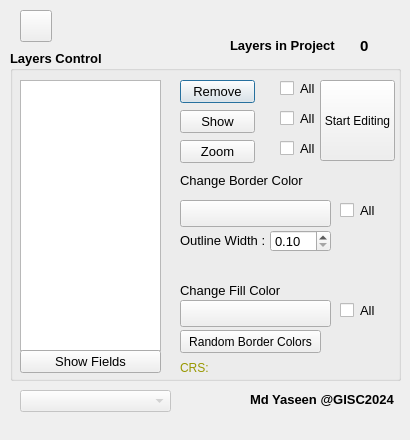
<?xml version="1.0" encoding="UTF-8"?>
<ui version="4.0">
 <class>giscDialogBase</class>
 <widget class="QDialog" name="giscDialogBase">
  <property name="geometry">
   <rect>
    <x>0</x>
    <y>0</y>
    <width>410</width>
    <height>440</height>
   </rect>
  </property>
  <property name="minimumSize">
   <size>
    <width>410</width>
    <height>440</height>
   </size>
  </property>
  <property name="maximumSize">
   <size>
    <width>590</width>
    <height>440</height>
   </size>
  </property>
  <property name="windowTitle">
   <string>Fill To Outline Symbol(Gis Consortium India Pvt Ltd.(@Yaseen)</string>
  </property>
  <property name="windowIcon">
   <iconset>
    <normaloff>comp.png</normaloff>comp.png</iconset>
  </property>
  <property name="windowOpacity">
   <double>1.000000000000000</double>
  </property>
  <property name="sizeGripEnabled">
   <bool>false</bool>
  </property>
  <property name="modal">
   <bool>false</bool>
  </property>
  <widget class="QLabel" name="labelLayerCount">
   <property name="geometry">
    <rect>
     <x>360</x>
     <y>30</y>
     <width>41</width>
     <height>31</height>
    </rect>
   </property>
   <property name="font">
    <font>
     <pointsize>11</pointsize>
     <weight>75</weight>
     <bold>true</bold>
    </font>
   </property>
   <property name="text">
    <string>0</string>
   </property>
  </widget>
  <widget class="QLabel" name="label1">
   <property name="geometry">
    <rect>
     <x>230</x>
     <y>30</y>
     <width>111</width>
     <height>31</height>
    </rect>
   </property>
   <property name="font">
    <font>
     <pointsize>10</pointsize>
     <weight>75</weight>
     <bold>true</bold>
    </font>
   </property>
   <property name="text">
    <string>Layers in Project</string>
   </property>
  </widget>
  <widget class="QGroupBox" name="groupBox">
   <property name="geometry">
    <rect>
     <x>10</x>
     <y>50</y>
     <width>391</width>
     <height>331</height>
    </rect>
   </property>
   <property name="font">
    <font>
     <pointsize>10</pointsize>
     <weight>75</weight>
     <bold>true</bold>
    </font>
   </property>
   <property name="styleSheet">
    <string notr="true">border-color: rgb(85, 0, 255);</string>
   </property>
   <property name="title">
    <string>Layers Control</string>
   </property>
   <property name="flat">
    <bool>false</bool>
   </property>
   <property name="checkable">
    <bool>false</bool>
   </property>
   <widget class="QListWidget" name="layerList">
    <property name="geometry">
     <rect>
      <x>10</x>
      <y>30</y>
      <width>141</width>
      <height>271</height>
     </rect>
    </property>
    <property name="font">
     <font>
      <pointsize>10</pointsize>
     </font>
    </property>
   </widget>
   <widget class="QPushButton" name="btnRemove">
    <property name="geometry">
     <rect>
      <x>170</x>
      <y>30</y>
      <width>75</width>
      <height>23</height>
     </rect>
    </property>
    <property name="font">
     <font>
      <pointsize>10</pointsize>
     </font>
    </property>
    <property name="toolTip">
     <string>Remove Selected Layer</string>
    </property>
    <property name="text">
     <string>Remove</string>
    </property>
   </widget>
   <widget class="QPushButton" name="btnShow">
    <property name="geometry">
     <rect>
      <x>170</x>
      <y>60</y>
      <width>75</width>
      <height>23</height>
     </rect>
    </property>
    <property name="font">
     <font>
      <pointsize>10</pointsize>
     </font>
    </property>
    <property name="toolTip">
     <string>Show/Hide Selected Layer</string>
    </property>
    <property name="text">
     <string>Show</string>
    </property>
    <property name="shortcut">
     <string>Alt+H</string>
    </property>
   </widget>
   <widget class="QPushButton" name="btnZoom">
    <property name="geometry">
     <rect>
      <x>170</x>
      <y>90</y>
      <width>75</width>
      <height>23</height>
     </rect>
    </property>
    <property name="font">
     <font>
      <pointsize>10</pointsize>
     </font>
    </property>
    <property name="toolTip">
     <string>Zoom to Selected Layer</string>
    </property>
    <property name="text">
     <string>Zoom</string>
    </property>
   </widget>
   <widget class="QCheckBox" name="checkRemoveAllLayer">
    <property name="geometry">
     <rect>
      <x>270</x>
      <y>30</y>
      <width>70</width>
      <height>17</height>
     </rect>
    </property>
    <property name="font">
     <font>
      <pointsize>10</pointsize>
     </font>
    </property>
    <property name="text">
     <string>All</string>
    </property>
   </widget>
   <widget class="QCheckBox" name="checkShowAll">
    <property name="geometry">
     <rect>
      <x>270</x>
      <y>60</y>
      <width>70</width>
      <height>17</height>
     </rect>
    </property>
    <property name="font">
     <font>
      <pointsize>10</pointsize>
     </font>
    </property>
    <property name="text">
     <string>All</string>
    </property>
   </widget>
   <widget class="QCheckBox" name="checkBox_3">
    <property name="geometry">
     <rect>
      <x>270</x>
      <y>90</y>
      <width>70</width>
      <height>17</height>
     </rect>
    </property>
    <property name="font">
     <font>
      <pointsize>10</pointsize>
     </font>
    </property>
    <property name="text">
     <string>All</string>
    </property>
   </widget>
   <widget class="QgsColorButton" name="mColorButtonBorder">
    <property name="geometry">
     <rect>
      <x>170</x>
      <y>150</y>
      <width>151</width>
      <height>27</height>
     </rect>
    </property>
    <property name="font">
     <font>
      <pointsize>10</pointsize>
     </font>
    </property>
    <property name="defaultColor">
     <color>
      <red>0</red>
      <green>0</green>
      <blue>0</blue>
     </color>
    </property>
   </widget>
   <widget class="QLabel" name="label_2">
    <property name="geometry">
     <rect>
      <x>170</x>
      <y>120</y>
      <width>141</width>
      <height>21</height>
     </rect>
    </property>
    <property name="font">
     <font>
      <pointsize>10</pointsize>
     </font>
    </property>
    <property name="text">
     <string>Change Border Color </string>
    </property>
   </widget>
   <widget class="QgsColorButton" name="mColorButtonFill">
    <property name="geometry">
     <rect>
      <x>170</x>
      <y>250</y>
      <width>151</width>
      <height>27</height>
     </rect>
    </property>
    <property name="font">
     <font>
      <pointsize>10</pointsize>
     </font>
    </property>
    <property name="defaultColor">
     <color>
      <red>0</red>
      <green>0</green>
      <blue>0</blue>
     </color>
    </property>
   </widget>
   <widget class="QLabel" name="label_3">
    <property name="geometry">
     <rect>
      <x>170</x>
      <y>230</y>
      <width>141</width>
      <height>21</height>
     </rect>
    </property>
    <property name="font">
     <font>
      <pointsize>10</pointsize>
     </font>
    </property>
    <property name="text">
     <string>Change Fill Color </string>
    </property>
   </widget>
   <widget class="QCheckBox" name="checkOutline">
    <property name="geometry">
     <rect>
      <x>330</x>
      <y>150</y>
      <width>61</width>
      <height>21</height>
     </rect>
    </property>
    <property name="font">
     <font>
      <pointsize>10</pointsize>
     </font>
    </property>
    <property name="text">
     <string>All</string>
    </property>
   </widget>
   <widget class="QCheckBox" name="checkFill">
    <property name="geometry">
     <rect>
      <x>330</x>
      <y>250</y>
      <width>61</width>
      <height>21</height>
     </rect>
    </property>
    <property name="font">
     <font>
      <pointsize>10</pointsize>
     </font>
    </property>
    <property name="text">
     <string>All</string>
    </property>
   </widget>
   <widget class="QPushButton" name="pushButton_4">
    <property name="geometry">
     <rect>
      <x>170</x>
      <y>280</y>
      <width>141</width>
      <height>23</height>
     </rect>
    </property>
    <property name="text">
     <string>Random Border Colors</string>
    </property>
   </widget>
   <widget class="QLabel" name="label_4">
    <property name="geometry">
     <rect>
      <x>170</x>
      <y>180</y>
      <width>91</width>
      <height>21</height>
     </rect>
    </property>
    <property name="font">
     <font>
      <pointsize>10</pointsize>
     </font>
    </property>
    <property name="text">
     <string>Outline Width : </string>
    </property>
   </widget>
   <widget class="QDoubleSpinBox" name="spinOutlineWidth">
    <property name="geometry">
     <rect>
      <x>260</x>
      <y>180</y>
      <width>61</width>
      <height>22</height>
     </rect>
    </property>
    <property name="font">
     <font>
      <pointsize>10</pointsize>
     </font>
    </property>
    <property name="minimum">
     <double>0.100000000000000</double>
    </property>
    <property name="maximum">
     <double>2.000000000000000</double>
    </property>
    <property name="singleStep">
     <double>0.100000000000000</double>
    </property>
   </widget>
   <widget class="QPushButton" name="btnshowFields">
    <property name="geometry">
     <rect>
      <x>10</x>
      <y>300</y>
      <width>141</width>
      <height>23</height>
     </rect>
    </property>
    <property name="font">
     <font>
      <pointsize>10</pointsize>
     </font>
    </property>
    <property name="toolTip">
     <string>Show Attribute Fields Window</string>
    </property>
    <property name="text">
     <string>Show Fields</string>
    </property>
   </widget>
   <widget class="QPushButton" name="btnStartEditing">
    <property name="geometry">
     <rect>
      <x>310</x>
      <y>30</y>
      <width>75</width>
      <height>81</height>
     </rect>
    </property>
    <property name="toolTip">
     <string>Start Editing on Selected Layer</string>
    </property>
    <property name="text">
     <string>Start Editing</string>
    </property>
   </widget>
   <widget class="QLabel" name="lblCrs">
    <property name="geometry">
     <rect>
      <x>170</x>
      <y>310</y>
      <width>211</width>
      <height>16</height>
     </rect>
    </property>
    <property name="text">
     <string>&lt;html&gt;&lt;head/&gt;&lt;body&gt;&lt;p&gt;&lt;span style=&quot; color:#989800;&quot;&gt;CRS:&lt;/span&gt;&lt;/p&gt;&lt;/body&gt;&lt;/html&gt;</string>
    </property>
   </widget>
  </widget>
  <widget class="QPushButton" name="btnChangeSym">
   <property name="geometry">
    <rect>
     <x>20</x>
     <y>10</y>
     <width>32</width>
     <height>32</height>
    </rect>
   </property>
   <property name="minimumSize">
    <size>
     <width>32</width>
     <height>32</height>
    </size>
   </property>
   <property name="maximumSize">
    <size>
     <width>32</width>
     <height>32</height>
    </size>
   </property>
   <property name="font">
    <font>
     <pointsize>10</pointsize>
    </font>
   </property>
   <property name="toolTip">
    <string>Refresh</string>
   </property>
   <property name="text">
    <string/>
   </property>
   <property name="icon">
    <iconset>
     <normaloff>refresh.png</normaloff>refresh.png</iconset>
   </property>
   <property name="iconSize">
    <size>
     <width>32</width>
     <height>32</height>
    </size>
   </property>
  </widget>
  <widget class="QComboBox" name="comboBoxField">
   <property name="enabled">
    <bool>false</bool>
   </property>
   <property name="geometry">
    <rect>
     <x>20</x>
     <y>390</y>
     <width>151</width>
     <height>22</height>
    </rect>
   </property>
  </widget>
  <widget class="QGroupBox" name="groupBox_2">
   <property name="geometry">
    <rect>
     <x>410</x>
     <y>60</y>
     <width>171</width>
     <height>321</height>
    </rect>
   </property>
   <property name="title">
    <string>Layer Fields</string>
   </property>
   <widget class="QListWidget" name="listFields">
    <property name="geometry">
     <rect>
      <x>10</x>
      <y>20</y>
      <width>151</width>
      <height>211</height>
     </rect>
    </property>
    <property name="font">
     <font>
      <pointsize>10</pointsize>
     </font>
    </property>
   </widget>
   <widget class="QPushButton" name="btnSelFeature">
    <property name="enabled">
     <bool>true</bool>
    </property>
    <property name="geometry">
     <rect>
      <x>10</x>
      <y>290</y>
      <width>81</width>
      <height>23</height>
     </rect>
    </property>
    <property name="text">
     <string>Select Feature</string>
    </property>
   </widget>
   <widget class="QLineEdit" name="lineEditSearch">
    <property name="geometry">
     <rect>
      <x>10</x>
      <y>240</y>
      <width>151</width>
      <height>21</height>
     </rect>
    </property>
    <property name="placeholderText">
     <string> Enter Search String</string>
    </property>
   </widget>
   <widget class="QPushButton" name="btnClear">
    <property name="geometry">
     <rect>
      <x>90</x>
      <y>290</y>
      <width>75</width>
      <height>23</height>
     </rect>
    </property>
    <property name="text">
     <string>Clear</string>
    </property>
   </widget>
   <widget class="QCheckBox" name="checkZoomToSelFeatures">
    <property name="geometry">
     <rect>
      <x>10</x>
      <y>266</y>
      <width>71</width>
      <height>21</height>
     </rect>
    </property>
    <property name="font">
     <font>
      <pointsize>10</pointsize>
     </font>
    </property>
    <property name="text">
     <string>Zoom to </string>
    </property>
   </widget>
   <widget class="QLabel" name="label_fcount">
    <property name="geometry">
     <rect>
      <x>100</x>
      <y>260</y>
      <width>41</width>
      <height>31</height>
     </rect>
    </property>
    <property name="font">
     <font>
      <pointsize>10</pointsize>
     </font>
    </property>
    <property name="text">
     <string>0</string>
    </property>
   </widget>
  </widget>
  <widget class="QLabel" name="label">
   <property name="geometry">
    <rect>
     <x>250</x>
     <y>390</y>
     <width>151</width>
     <height>20</height>
    </rect>
   </property>
   <property name="text">
    <string>&lt;html&gt;&lt;head/&gt;&lt;body&gt;&lt;p&gt;&lt;span style=&quot; font-size:10pt; font-weight:600; color:#000000;&quot;&gt;Md Yaseen @GISC2024&lt;/span&gt;&lt;/p&gt;&lt;/body&gt;&lt;/html&gt;</string>
   </property>
  </widget>
 </widget>
 <customwidgets>
  <customwidget>
   <class>QgsColorButton</class>
   <extends>QToolButton</extends>
   <header>qgscolorbutton.h</header>
  </customwidget>
 </customwidgets>
 <resources/>
 <connections/>
</ui>
